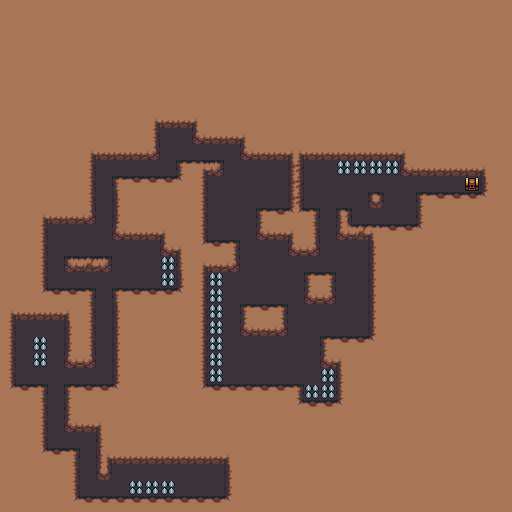

A 2D game scene composited from a Tiled map and its tileset images. What follows is a short description and the map's XML, with each tile layer's data collapsed to a summary:
An orthogonal 32x32 tile map with 16x16 px tiles, 3 tile layers (Art_Background, Art_Gameplay, SlimeCover), 1 hidden layer not drawn, 3 tilesets and 1 object (spawn).

<map version="1.2" tiledversion="1.2.4" orientation="orthogonal" renderorder="right-down" width="32" height="32" tilewidth="16" tileheight="16" infinite="0" backgroundcolor="#a87656" nextlayerid="6" nextobjectid="2">
 <tileset firstgid="1" source="../../tileset/GameplayTileset.tsx" />
 <tileset firstgid="65" source="../../tileset/SlimeCave.tsx" />
 <tileset firstgid="616" source="../../tileset/GameplayImages.tsx" />
 <layer id="1" name="Art_Background" width="32" height="32">
  <data>[1024 cells, 416 non-empty, 27 distinct tile ids]</data>
 </layer>
 <layer id="2" name="Art_Gameplay" width="32" height="32">
  <data>[1024 cells, 22 non-empty, 2 distinct tile ids]</data>
 </layer>
 <layer id="5" name="SlimeCover" width="32" height="32">
  <data>[1024 cells, 0 non-empty, 0 distinct tile ids]</data>
 </layer>
 <layer id="3" name="Gameplay" width="32" height="32" visible="0" locked="1" opacity="0.26">
  <data>[1024 cells, 238 non-empty, 3 distinct tile ids]</data>
 </layer>
 <objectgroup id="4" name="Properties" locked="1">
  <object id="1" name="spawn" x="192" y="480" width="16" height="16" />
 </objectgroup>
</map>
